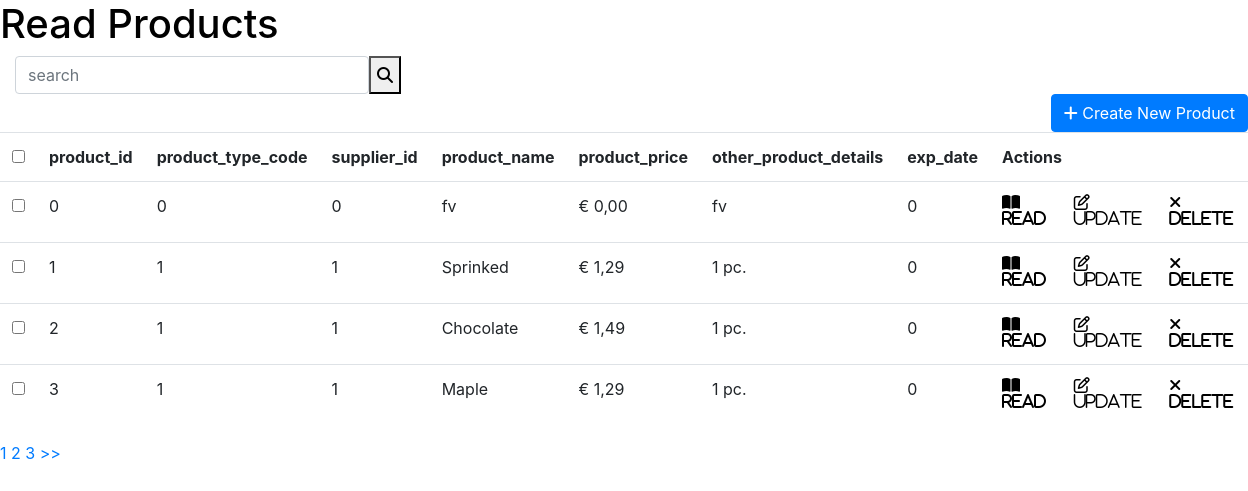
The page / on the database its author committed.
### tables this page shows
CREATE TABLE `products` (
  `product_id` int(20) NOT NULL,
  `product_type_code` int(20) DEFAULT NULL,
  `supplier_id` int(20) DEFAULT NULL,
  `product_name` varchar(100) DEFAULT NULL,
  `product_price` decimal(65,2) DEFAULT NULL,
  `other_product_details` varchar(10000) DEFAULT NULL,
  `exp_date` int(255) NOT NULL
);

### model/logic.php (called while the page is built, shortened)
<?php
require_once 'DataHandler.php';
require_once "utilities/htmlElements.php";
class Logic {
    public function __construct() {
        $this->DataHandler = new DataHandler( "localhost", "mysql", "stardunk", "root", "");
        $this->htmlElements = new htmlElements();
    }
    public function readProducts(){
        $item_per_page = 4;
        $position = ((1-1) * $item_per_page);
        $sql = "SELECT * FROM products LIMIT $position, $item_per_page";
        $res = $this->DataHandler->readsData($sql);
        $results = $this->htmlElements->createTable($res);
        $pages = $this->DataHandler->countPages('SELECT COUNT(*) FROM products');
        return array($pages, $results);
    }
}
?>

### index.php (called while the page is built, shortened)
<?php
require_once 'Controller/Controller.php';
$controller = new Controller();
$controller->handleRequest();
?>

### model/DataHandler.php (called while the page is built, shortened)
<?php
class DataHandler{
public function __construct($host, $dbdriver, $dbname, $username, $password)
{
    $this->host = $host;
    $this->dbdriver = $dbdriver;
    $this->dbname = $dbname;
    $this->username = $username;
    $this->password = $password;
    try {
        $this->dbh = new PDO("$this->dbdriver:host=$this->host;dbname=$this->dbname", $this->username, $this->password);
        $this->dbh->setAttribute(PDO::ATTR_ERRMODE, PDO::ERRMODE_EXCEPTION);
        return true;
    } catch (PDOException $e) {
        echo "Connection with ".$this->dbdriver." failed: ".$e->getMessage();
    }
}
public function readsData($sql){
    return $this->dbh->query($sql,PDO::FETCH_ASSOC);
}
public function countPages($sql){
    $item_per_page = 4;
    $results = $this->dbh->query($sql);
    $get_total_rows = $results->fetch();
    $pages = ceil($get_total_rows[0]/$item_per_page);
    return $pages;
}
}
?>

### utilities/htmlElements.php (the view, shortened to what this page needs)
<?php
class htmlElements{
    public function createTable($result){
        $tableheader = false;
        $html = "";
        $html .= "<table class='table'>";
        while ($row = $result->fetch(PDO::FETCH_ASSOC)) {
            if ($tableheader == false) {
                $html .= "<tr>";
                $html .= "<th><input type='checkbox' name='product[]' value='" . $row['product_id'] . "'></th>";
                foreach ($row as $key => $value) {
                    $html .= "<th>$key</th>";
                }
                $html .= "<th colspan='3'>Actions</th>";
                $html .="</tr>";
                $tableheader = true;
            }
            $html .= "<tr>";
            $html .= "<td><input type='checkbox' name='product[]' value='" . $row['product_id'] . "'></td>";
            foreach ($row as $key => $value) {
                if($key == "product_price"){
                    $html .= "<td>" . "€ " . str_replace('.', ',', $value) . "</td>";
                } else {
                    $html .= "<td>$value</td>";
                }
            }
            $html .= "<td><a href='index.php?op=read&id=" . $row['product_id'] . "'  class=\"fas fa-book-open\" style='color: black;'> Read</a></td>";
            $html .= "<td><a href='index.php?op=update&id=" . $row['product_id'] . "' class=\"far fa-edit\" style='color: black;'> Update</a></td>";
            $html .= "<td><a href='index.php?op=delete&id=" . $row['product_id'] . "' class=\"fas fa-times\" style='color: black;'> Delete</a></td>";
            $html .="</tr>";
        }
        $html .= "</table></div>";
        return $html;
    }
}

### controller/Controller.php (shortened to what this page needs)
<?php
require_once './model/Logic.php';
require_once 'utilities/htmlElements.php';
class Controller{
    public function __construct() {
        $this->Logic = new Logic();
    }
    public function handleRequest() {
        try {
            $op = isset($_REQUEST['op']) ? $_REQUEST['op'] : NULL;
            switch ($op) {
                default:
                $this->collectReadProducts();
            }
        } catch ( ValidationException $e ) {
            $errors = $e->getErrors();
        }
    }
    public function collectReadProducts()
    {
        $products = $this->Logic->readProducts();
        include 'view/home.php';
    }
}
?>

### view/header.php (shortened to what this page needs)
<!DOCTYPE html>
<html lang="nl">
<head>
    <link rel="stylesheet" href="view/assets/style.scss" type="text/css">
    <link rel="stylesheet" href="https://maxcdn.bootstrapcdn.com/bootstrap/4.0.0/css/bootstrap.min.css">
</head>
<body>

### view/home.php (shortened to what this page needs)
<?php include 'header.php';?>
        <h1><a style="text-decoration: none; color: black;" href="index.php">Read Products</a></h1>
        <form action="?op=searchBar" method="post">
        <div class="col-4" style="display: flex;">
            <input class="form-control zoekbalk" type="text" name="input" placeholder="search">
            <button class="zoek" type="submit" value="verstuur"><i class="fas fa-search"></i></button>
            </div>
        </form>
        <nav>
            <a href="index.php?op=create">
                <button class="btn btn-primary createnew" style="float: right;"><i class="fas fa-plus"></i> Create New Product</button>
            </a>
        </nav>
        <?php
        echo $products[1];
        $html = '';
        for ($i = 1; $i < $products[0]; $i++) {
            $html .= "<a href='?op=reads&p=$i'> " . $i . "</a>";
        }
        $html .= "<a href='?op=reads&p=$i'> >></a>";
        echo $html;
        ?>
<?php include 'footer.php'; ?>

### view/footer.php
</body>
</html>

### rows shown on the page
products: key "product_id", key "product_type_code", key "supplier_id", key "product_name", key "product_price", key "other_product_details", key "exp_date", shows "Actions", product_id "0", product_type_code "0", supplier "0", product_name "fv", product_price "0,00", other_product_details "fv", exp_date "0"
products: product_id "1", product_type_code "1", supplier "1", product_name "Sprinked", product_price "1,29", other_product_details "1 pc.", exp_date "0"
products: product_id "2", product_type_code "1", supplier "1", product_name "Chocolate", product_price "1,49", other_product_details "1 pc.", exp_date "0"
products: product_id "3", product_type_code "1", supplier "1", product_name "Maple", product_price "1,29", other_product_details "1 pc.", exp_date "0"
